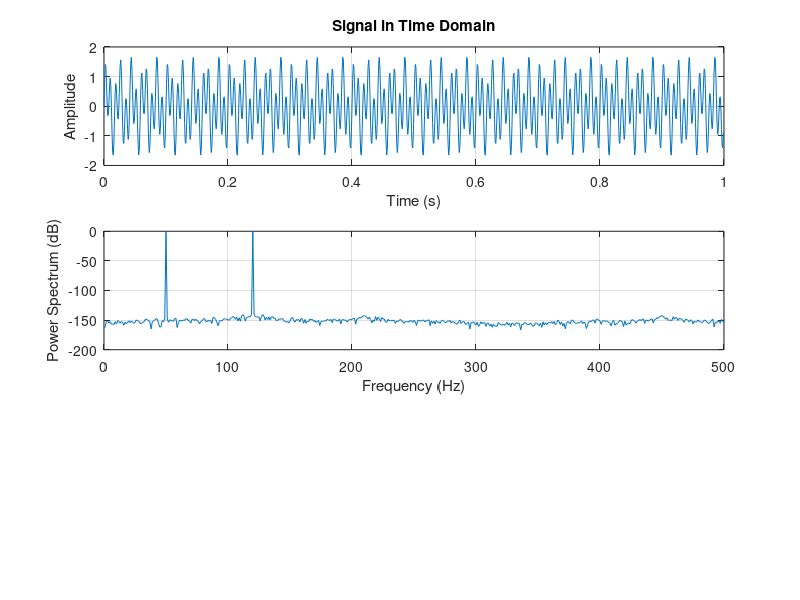

The MATLAB source for this figure: (Note: this script raises an error after producing the figure.)
% Define parameters
Fs = 1000;            % Sampling frequency (Hz)
T = 1/Fs;             % Sampling period (s)
L = 1000;             % Signal length
t = (0:L-1)*T;        % Time vector

% Generate a sample signal (sum of two sine waves)
f1 = 50;              % Frequency of the first sine wave (Hz)
f2 = 120;             % Frequency of the second sine wave (Hz)
signal = 0.7*sin(2*pi*f1*t) + sin(2*pi*f2*t);

figure
subplot(311)
plot(t,signal)
title('Signal in Time Domain')
grid on
xlabel('Time (s)')
ylabel('Amplitude')

% Compute FFT
Y = fft(signal);

% Compute double-sided and single-sided spectrum
P2 = abs(Y*(1/L));        % Double-sided spectrum
P1 = P2(1:L/2+1);     % Single-sided spectrum
P1(2:end-1) = 2*P1(2:end-1); % Amplitude correction for single-sided spectrum

% Compute frequency vector
f = Fs*(0:(L/2))/L;

% Plot power spectrum
subplot(312)
plot(f,pow2db(P1))
hold on
grid on
xlabel('Frequency (Hz)')
ylabel('Power Spectrum (dB)')

[pxx_ps,f_ps] = pspectrum(signal,Fs);
plot(f_ps,pow2db(pxx_ps))
title('Power Spectrum')
grid on
xlabel('Frequency (Hz)')
ylabel('Power Spectrum (dB)')
legend('FFT','pspectrum')

% Compute power spectrum (power density)
powerSpectrum = abs(Y).^2 * (1/L)*(1/Fs);
powerSpectrum = powerSpectrum(1:L/2+1);

% Plot power spectrum density
subplot(313)
plot(f,powerSpectrum)
hold on
xlabel('Frequency (Hz)')
ylabel('PSD in dB')

[pxx_ps,f_ps] = pspectrum(signal,Fs);
plot(f_ps,pxx_ps.^2)
title('Power Spectrum Density')
grid on
xlabel('Frequency (Hz)')
ylabel('Power Spectrum Density (dB)')
legend('FFT','pspectrum')
